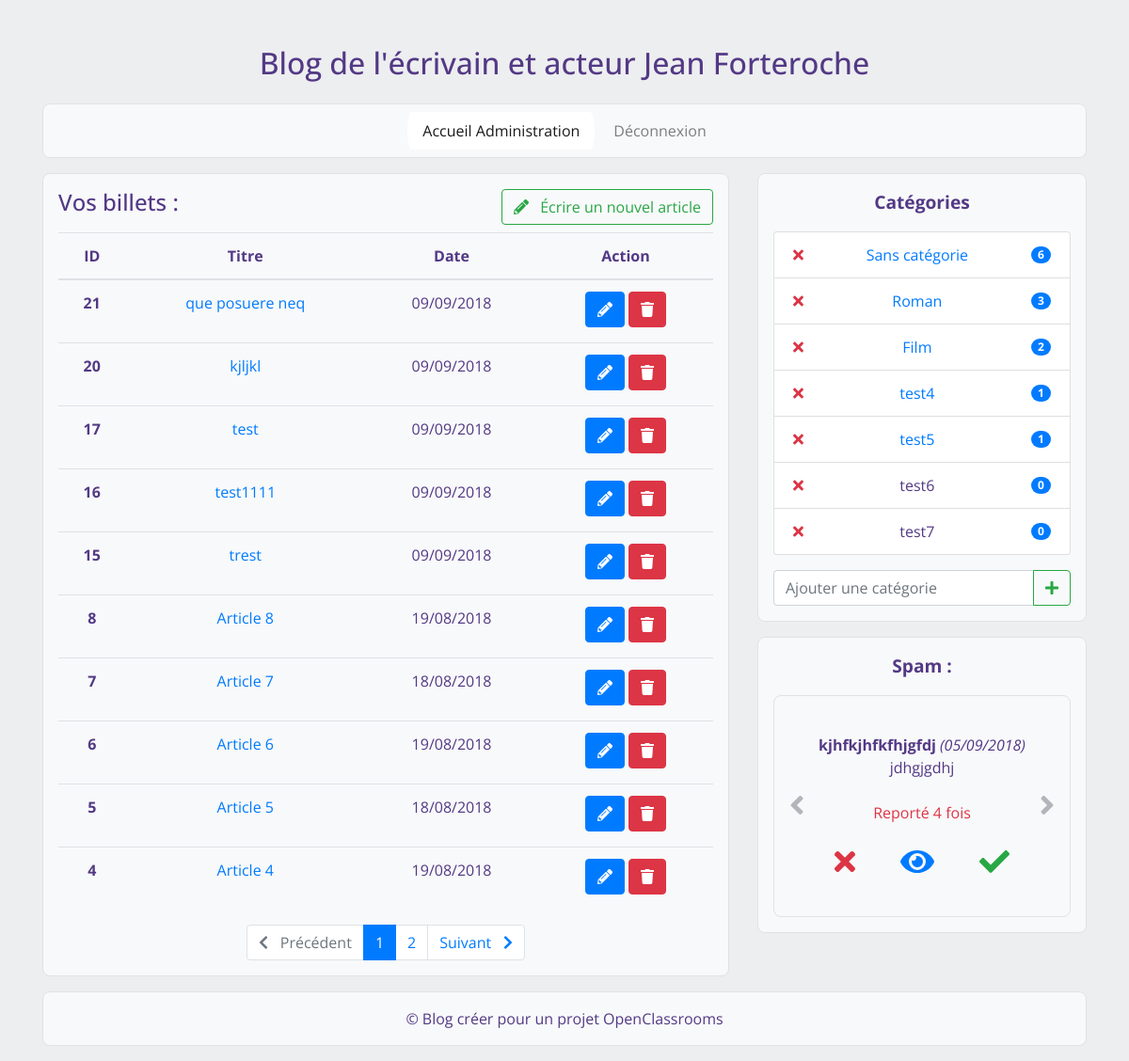
The app's page /index.php?page=admin (signed in) with its own data.
### tables this page shows
CREATE TABLE `blog` (
  `id` int(11) NOT NULL,
  `categorie` tinyint(4) NOT NULL,
  `title` varchar(255) NOT NULL,
  `post` text NOT NULL,
  `post_date` datetime NOT NULL
);

CREATE TABLE `categorie` (
  `id` tinyint(4) NOT NULL,
  `name` varchar(255) NOT NULL
);

CREATE TABLE `comment` (
  `id` int(11) NOT NULL,
  `post_id` int(11) NOT NULL,
  `mail` varchar(255) NOT NULL,
  `author` varchar(255) NOT NULL,
  `comment` text NOT NULL,
  `comment_date` datetime NOT NULL,
  `report` int(11) NOT NULL
);

### controllers/backend.php (called while the page is built, shortened)
<?php
require_once('models/config.php');
require_once('models/AdminManager.php');
function showAdmin($pageId, $catId = '')
{
    $adminManager = new \OpenClassrooms\Projet4\Blog\AdminManager();
    $blogManager = new \OpenClassrooms\Projet4\Blog\BlogManager();
    $setTotalPosts = $blogManager->setTotalPosts();
    $pageIndex = $blogManager->getParameter();
    $categoryId = $blogManager->getCategoryId();
    $posts = $blogManager->getPosts();
    $pagination = $blogManager->getPagination();
    $catSidebar = $adminManager->getCategory();
    $spamSidebar = $adminManager->getSpam();
    require('views/backend/adminView.php');
}

### models/Manager.php (called while the page is built, shortened)
<?php
abstract class Manager
{
    final protected function dbConnect()
    {
        $db = new \PDO('mysql:host=localhost;dbname=projet4;charset=utf8', 'root', '');
        return $db;
    }
}

### models/config.php (called while the page is built, shortened)
<?php
$POSTSPERPAGE = 5;

### models/BlogManager.php (called while the page is built, shortened)
<?php
require_once("models/Manager.php");
class BlogManager extends Manager
{
    private $_db;
    private $_parameter;
    private $_categoryId;
    private $_postsPerPage;
    private $_totalPosts;
    public function __construct()
    {
        $this->_db = $this->dbConnect();
        global $POSTSPERPAGE;
        $this->_postsPerPage = $POSTSPERPAGE;
    }
    public function setParameter($parameter)
    {
        $this->_parameter = (int) $parameter;
    }
    public function setCategoryId($parameter)
    {
        $this->_categoryId = (int) $parameter;
    }
    public function setAdminView()
    {
        $this->_postsPerPage =  $this->_postsPerPage * 2;
    }
    public function setTotalPosts()
    {
        if (empty($this->_categoryId)) {
            $req = $this->_db->query('SELECT COUNT(*) AS totalposts FROM blog');
            $data = $req->fetch();
            $this->_totalPosts = $data['totalposts'];
        } else {
            $req = $this->_db->query('SELECT COUNT(*) AS totalposts FROM blog WHERE categorie = ' . $this->_categoryId);
            $data = $req->fetch();
            $this->_totalPosts = $data['totalposts'];
        }
    }
    public function getPagination()
    {
        $pagi  = ceil($this->_totalPosts / $this->_postsPerPage);
        return $pagi;
    }
    public function getParameter()
    {
        return $this->_parameter;
    }
    public function getPosts()
    {
        $firstMessageToShow = ($this->_parameter - 1) * $this->_postsPerPage;
        if (empty($this->_categoryId)) {
            $req = $this->_db->query('SELECT id, title, post, DATE_FORMAT(post_date, \'%d/%m/%Y\') AS creation_date_fr FROM blog
            ORDER BY id DESC LIMIT ' . $firstMessageToShow .' , ' . $this->_postsPerPage);
            return $req;
        } else {
            $req = $this->_db->query('SELECT id, title, post, DATE_FORMAT(post_date, \'%d/%m/%Y\') AS creation_date_fr FROM blog
            WHERE categorie = ' . $this->_categoryId . ' ORDER BY id DESC LIMIT ' . $firstMessageToShow .' , ' . $this->_postsPerPage);
            return $req;
        }
    }
}

### models/AdminManager.php (called while the page is built, shortened)
<?php
require_once("models/Manager.php");
class AdminManager extends Manager
{
    private $_db;
    public function __construct()
    {
        $this->_db = $this->dbConnect();
    }
    public function getCategory()
    {
        $req = $this->_db->query('
        SELECT c.id, c.name, COUNT(b.categorie) total
        FROM categorie c
        LEFT JOIN blog b
        ON c.id = b.categorie
        GROUP BY c.id, c.name
        ');
        return $req;
    }
    public function getSpam()
    {
        $req = $this->_db->query('
        SELECT id, post_id, author, mail, comment, report, DATE_FORMAT(comment_date, \'%d/%m/%Y\') AS creation_date_fr
        FROM comment
        WHERE report > 1
        ORDER BY report DESC
        ');
        return $req;
    }
}

### views/backend/adminView.php (the view, shortened to what this page needs)
<article class="col-lg-8">
    <div>
        <h2 class="">
            <a class="btn btn-outline-success article float-right" href="index.php?page=new" role="button">
                <i class="fas fa-pencil-alt"></i> &nbsp; Écrire un nouvel article
            </a>
            Vos billets
            :
        </h2>
        <div class="table-responsive">
            <table class="table table-hover text-center">
                <thead>
                    <tr>
                        <th scope="col">ID</th>
                        <th scope="col">Titre</th>
                        <th scope="col">Date</th>
                        <th scope="col">Action</th>
                    </tr>
                </thead>
                <tbody>
                    <?php
                while ($post = $posts->fetch()) {
                    ?>
                    <tr>
                        <th scope="row">
                            <?= $post['id'] ?>
                        </th>
                        <td><a href="index.php?page=post&amp;id=<?= $post['id'] ?>"
                                target="_blank">
                                <?= htmlspecialchars($post['title']) ?></a></td>
                        <td>
                            <?= $post['creation_date_fr'] ?>
                        </td>
                        <td>
                            <a class="btn btn-primary" href="index.php?action=editPost&amp;id=<?= $post['id'] ?>"
                                aria-label="Modifier">
                                <i class="fas fa-pencil-alt" aria-hidden="true"></i>
                            </a>
                            <a class="btn btn-danger" href="index.php?action=delPost&amp;id=<?= $post['id'] ?>"
                                aria-label="Supprimer">
                                <i class="fa fa-trash" aria-hidden="true"></i>
                            </a>
                        </td>
                    </tr>
                    <?php
                }
                    ?>
                </tbody>
            </table>
        </div>
        <?php if ($pagination > 1) {
                        ?>
        <ul class="pagination justify-content-center">
            <li class="page-item <?php if ($pageIndex == 1) {
                            echo 'disabled';
                        } ?> ">
                <?php if (!empty($categoryId)): ?>
                <a class="page-link" href="index.php?page=admin&amp;cat=<?= $categoryId; ?>&amp;id=<?= $pageIndex-1; ?>">
                    <i class="fas fa-chevron-left"></i> &nbsp; Précédent
                </a>
                <?php else: ?>
                <a class="page-link" href="index.php?page=admin&amp;id=<?= $pageIndex-1; ?>">
                    <i class="fas fa-chevron-left"></i> &nbsp; Précédent
                </a>
                <?php endif; ?>
            </li>
            <?php
        for ($i = 1 ; $i <= $pagination ; $i++) {
            echo '<li class="page-item';
            if ($pageIndex == $i) {
                echo ' active';
            }
            echo '">';
            echo '<a class="page-link" href="index.php?page=';
            if (empty($categoryId)) {
                echo 'admin&amp;id=' . $i . '">' . $i;
            } else {
                echo 'admin&amp;cat=' . $categoryId . '&amp;id=' . $i . '">' . $i;
            }
            echo '</a>';
            echo '</li>';
        } ?>
            <li class="page-item <?php if ($pageIndex == $pagination) {
            echo 'disabled';
        } ?> ">
                <?php if (!empty($categoryId)): ?>
                <a class="page-link" href="index.php?page=admin&amp;cat=<?= $categoryId; ?>&amp;id=<?= $pageIndex+1; ?>">
                    Suivant &nbsp; <i class="fas fa-chevron-right"></i>
                </a>
                <?php else: ?>
                <a class="page-link" href="index.php?page=admin&amp;id=<?= $pageIndex+1; ?>">
                    Suivant &nbsp; <i class="fas fa-chevron-right"></i>
                </a>
                <?php endif; ?>
            </li>
        </ul>
        <?php
                    } ?>
    </div>
</article>
<aside class="col-lg-4">
    <div>
        <p class="asidetitle">Catégories</p>
        <ul class="list-group">
            <?php while ($category = $catSidebar->fetch()) {
                        ?>
            <li class="list-group-item d-flex justify-content-between align-items-center">
                <a href="./index.php?action=delCategory&amp;id=<?= $category['id'] ?>">
                    <i class="fa fa-times text-danger" aria-hidden="true"></i>
                </a>
                <?php if ($category['total'] > 0): ?>
                <a href="./index.php?page=admin&amp;cat=<?= $category['id'] ?>">
                    <?= $category['name'] ?>
                </a>
                <?php else: ?>
                <?= $category['name'] ?>
                <?php endif; ?>
                <span class="badge badge-pill
<?php if (!empty($categoryId) && $categoryId == $category['id']): ?>
                     badge-success
                        <?php else: ?>
                         badge-primary
                            <?php endif; ?>
                    ">
                    <?= $category['total'] ?>
                </span>
            </li>
            <?php
                    }
        ?>
        </ul>
        <form action="index.php?action=addCategory" method="post">
            <div class="input-group mb-3">
                <input type="text" class="form-control" placeholder="Ajouter une catégorie" aria-label="Ajouter une catégorie"
                    id="catName" name="catName">
                <div class="input-group-append">
                    <button class="btn btn-outline-success" type="submit"><i class="fas fa-plus"></i></button>
                </div>
            </div>
        </form>
    </div>
    <div>
        <p class="asidetitle">Spam :</p>
        <div id="carouselContent" class="carousel slide" data-interval="false">
            <div class="carousel-inner">
                <?php $x=1; while ($spam = $spamSidebar->fetch()) {
            ?>
                <p class="carousel-item <?php if ($x == 1) {
                echo 'active';
            } ?> text-center p-4">
                    <strong title="<?= $spam['mail']; ?>">
                        <?= $spam['author']; ?></strong>
                    <i>(<?= $spam['creation_date_fr']; ?>)</i><br />
                    <?= $spam['comment']; ?><br /><br />
                    <span class="text-danger">Reporté
                        <?= $spam['report']; ?> fois</span><br /><br />
                    <span class="d-flex justify-content-around">
                        <a href="index.php?action=deleteComment&amp;id=<?= $spam['id']; ?>"><i
                                class="fa fa-times fa-2x text-danger"></i></a>
                        <a href="index.php?page=post&amp;id=<?= $spam['post_id'].'#'.$spam['id']; ?>"
                            target="_blank"><i class="fas fa-eye fa-2x"></i></a>
                        <a href="index.php?action=approuveComment&amp;id=<?= $spam['id']; ?>"><i
                                class="fas fa-check fa-2x text-success "></i></a>
                    </span>
                </p>
                <?php $x++;
        }
        ?>
            </div>
            <a class="carousel-control-prev" href="#carouselContent" role="button" data-slide="prev">
                <span><i class="fa fa-angle-left text-secondary fa-2x" aria-hidden="true"></i></span>
            </a>
            <a class="carousel-control-next" href="#carouselContent" role="button" data-slide="next">
                <span><i class="fa fa-angle-right text-secondary fa-2x" aria-hidden="true"></i></span>
            </a>
        </div>
    </div>
</aside>
<?php require('template.php');

### public/css/style.css (style rules this page uses)
body { font-family: 'Open Sans', sans-serif; margin-top: 48px; color: #533985; background: #edeef0; }
h2 { font-size: 1.5em; }
nav, section > article > div, section > aside > div, footer { background-color: #f8f9fa; margin-bottom: 16px; padding: 1em 1em 0 1em; border: 1px solid #e2e2e4; -webkit-border-radius: 8px; -moz-border-radius: 8px; border-radius: 8px; }
tr > td > a { margin-bottom: 4px; }
.asidetitle { font-size: 1.2em; font-weight: bold; text-align: center; }
.list-group { margin-bottom: 16px; }
.article { margin-bottom: 8px; }
.carousel { background-color: inherit; margin-bottom: inherit; padding: inherit; border: inherit; -webkit-border-radius: inherit; -moz-border-radius: inherit; border-radius: inherit; }

### records on screen
blog: id "21", title "que posuere neq", creation_date_fr "09/09/2018"
blog: id "20", title "kjljkl", creation_date_fr "09/09/2018"
blog: id "17", title "test", creation_date_fr "09/09/2018"
blog: id "16", title "test1111", creation_date_fr "09/09/2018"
blog: id "15", title "trest", creation_date_fr "09/09/2018"
blog: id "8", title "Article 8", creation_date_fr "19/08/2018"
blog: id "7", title "Article 7", creation_date_fr "18/08/2018"
blog: id "6", title "Article 6", creation_date_fr "19/08/2018"
blog: id "5", title "Article 5", creation_date_fr "18/08/2018"
blog: id "4", title "Article 4", creation_date_fr "19/08/2018"
categorie: name "Sans catégorie", total "6"
categorie: name "Roman", total "3"
categorie: name "Film", total "2"
categorie: name "test4", total "1"
categorie: name "test5", total "1"
categorie: name "test6", total "0"
categorie: name "test7", total "0"
comment: author "kjhfkjhfkfhjgfdj", creation_date_fr "05/09/2018", comment "jdhgjgdhj", report "4"

### other values on screen
$TITLEND "Blog de l'écrivain et acteur Jean Forteroche"
